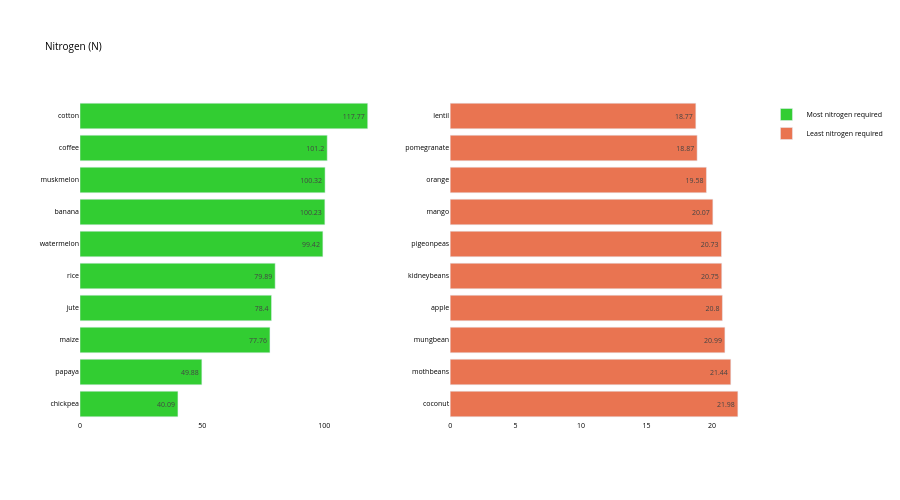

The notebook cell this image was saved under:
### Code cell
crop_summary_N = crop_summary.sort_values(by='N', 
                                          ascending=False)
  
fig = make_subplots(rows=1, cols=2)

top = {
    'y' : crop_summary_N['N'][0:10].sort_values().index,
    'x' : crop_summary_N['N'][0:10].sort_values()
}

last = {
    'y' : crop_summary_N['N'][-10:].index,
    'x' : crop_summary_N['N'][-10:]
}

fig.add_trace(
    go.Bar(top,
           name="Most nitrogen required",
           marker_color=random.choice(colorarr),
           orientation='h',
          text=top['x']),
    
    row=1, col=1
)

fig.add_trace(
    go.Bar(last,
           name="Least nitrogen required",
           marker_color=random.choice(colorarr),
           orientation='h',
          text=last['x']),
    row=1, col=2
)
fig.update_traces(texttemplate='%{text}', textposition='inside')
fig.update_layout(title_text="Nitrogen (N)",
                  plot_bgcolor='white',
                  font_size=7, 
                  font_color='black',
                 height=500)

fig.update_xaxes(showgrid=False)
fig.update_yaxes(showgrid=False)
fig.show()

### Figure 1 — Plotly figure (JSON) as saved in the notebook; plotly's stock layout.template omitted (floating-point values rounded to 4 significant figures)
{"data": [{"marker": {"color": "#32cd32"}, "name": "Most nitrogen required", "orientation": "h", "text": [40.09, 49.88, 77.76, 78.4, 79.89, 99.42, 100.2, 100.3, 101.2, 117.8], "textposition": "inside", "texttemplate": "%{text}", "type": "bar", "x": [40.09, 49.88, 77.76, 78.4, 79.89, 99.42, 100.2, 100.3, 101.2, 117.8], "xaxis": "x", "y": ["chickpea", "papaya", "maize", "jute", "rice", "watermelon", "banana", "muskmelon", "coffee", "cotton"], "yaxis": "y"}, {"marker": {"color": "#E97451"}, "name": "Least nitrogen required", "orientation": "h", "text": [21.98, 21.44, 20.99, 20.8, 20.75, 20.73, 20.07, 19.58, 18.87, 18.77], "textposition": "inside", "texttemplate": "%{text}", "type": "bar", "x": [21.98, 21.44, 20.99, 20.8, 20.75, 20.73, 20.07, 19.58, 18.87, 18.77], "xaxis": "x2", "y": ["coconut", "mothbeans", "mungbean", "apple", "kidneybeans", "pigeonpeas", "mango", "orange", "pomegranate", "lentil"], "yaxis": "y2"}], "layout": {"font": {"color": "black", "size": 7}, "height": 500, "plot_bgcolor": "white", "title": {"text": "Nitrogen (N)"}, "xaxis": {"anchor": "y", "domain": [0, 0.45], "showgrid": false}, "xaxis2": {"anchor": "y2", "domain": [0.55, 1], "showgrid": false}, "yaxis": {"anchor": "x", "domain": [0, 1], "showgrid": false}, "yaxis2": {"anchor": "x2", "domain": [0, 1], "showgrid": false}}}
